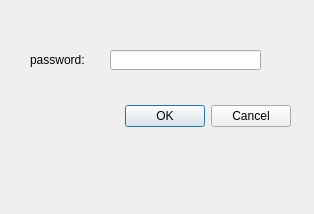
<?xml version="1.0" encoding="UTF-8"?>
<ui version="4.0">
 <class>DialogPassword</class>
 <widget class="QDialog" name="DialogPassword">
  <property name="geometry">
   <rect>
    <x>0</x>
    <y>0</y>
    <width>314</width>
    <height>214</height>
   </rect>
  </property>
  <property name="windowTitle">
   <string>Dialog</string>
  </property>
  <widget class="QDialogButtonBox" name="buttonBox">
   <property name="geometry">
    <rect>
     <x>10</x>
     <y>100</y>
     <width>281</width>
     <height>32</height>
    </rect>
   </property>
   <property name="orientation">
    <enum>Qt::Horizontal</enum>
   </property>
   <property name="standardButtons">
    <set>QDialogButtonBox::Cancel|QDialogButtonBox::Ok</set>
   </property>
  </widget>
  <widget class="QLineEdit" name="lineEdit_password">
   <property name="geometry">
    <rect>
     <x>110</x>
     <y>50</y>
     <width>151</width>
     <height>20</height>
    </rect>
   </property>
  </widget>
  <widget class="QLabel" name="label">
   <property name="geometry">
    <rect>
     <x>30</x>
     <y>50</y>
     <width>61</width>
     <height>20</height>
    </rect>
   </property>
   <property name="text">
    <string>password:</string>
   </property>
  </widget>
 </widget>
 <resources/>
 <connections>
  <connection>
   <sender>buttonBox</sender>
   <signal>accepted()</signal>
   <receiver>DialogPassword</receiver>
   <slot>accept()</slot>
   <hints>
    <hint type="sourcelabel">
     <x>248</x>
     <y>254</y>
    </hint>
    <hint type="destinationlabel">
     <x>157</x>
     <y>274</y>
    </hint>
   </hints>
  </connection>
  <connection>
   <sender>buttonBox</sender>
   <signal>rejected()</signal>
   <receiver>DialogPassword</receiver>
   <slot>reject()</slot>
   <hints>
    <hint type="sourcelabel">
     <x>316</x>
     <y>260</y>
    </hint>
    <hint type="destinationlabel">
     <x>286</x>
     <y>274</y>
    </hint>
   </hints>
  </connection>
 </connections>
</ui>
